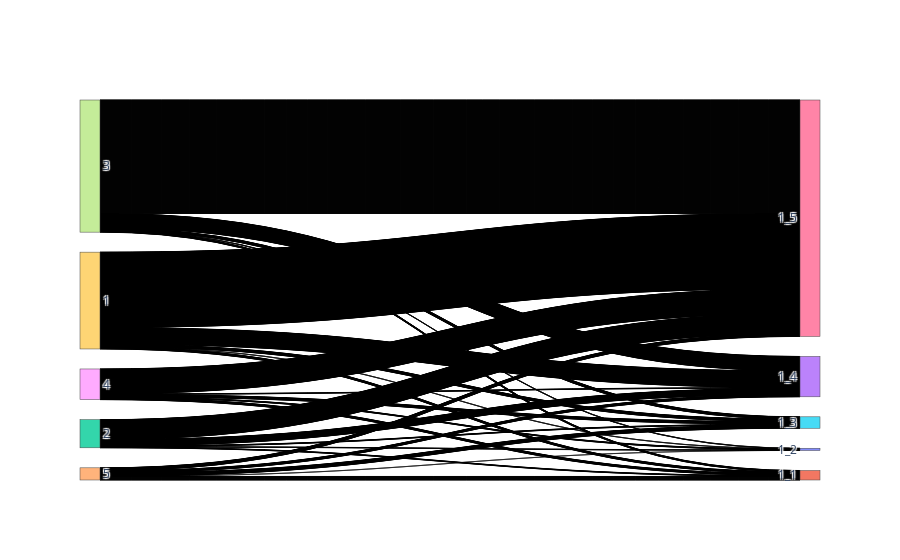

Notebook source saved alongside this figure:
### Code cell
merged_df


tariffs = list(set(merged_df['new_tariff'].unique()) | set(merged_df['old_tariff'].unique()))


tariff_indices = {tariff: i for i, tariff in enumerate(tariffs)}


sources = [tariff_indices[old_tariff] for old_tariff in merged_df['old_tariff']]
targets = [tariff_indices[new_tariff] for new_tariff in merged_df['new_tariff']]


values = [1] * len(sources)

fig = go.Figure(data=[go.Sankey(
    node=dict(
        label=tariffs
    ),
    link=dict(
        source=sources,
        target=targets,
        value=values
    )
)])

fig.show()

### Figure 1 — Plotly figure (JSON) as saved in the notebook; plotly's stock layout.template omitted (floating-point values rounded to 4 significant figures; data arrays with more than 128 entries replaced by an {"elided": "..."} marker saying what was removed)
{"data": [{"link": {"source": {"elided": "6352 int values"}, "target": {"elided": "6352 int values"}, "value": {"elided": "6352 int values"}}, "node": {"label": ["1_2", "1_1", "2", "1_4", "5", "1_3", "1_5", "3", "4", "1"]}, "type": "sankey"}], "layout": {"autosize": true}}
